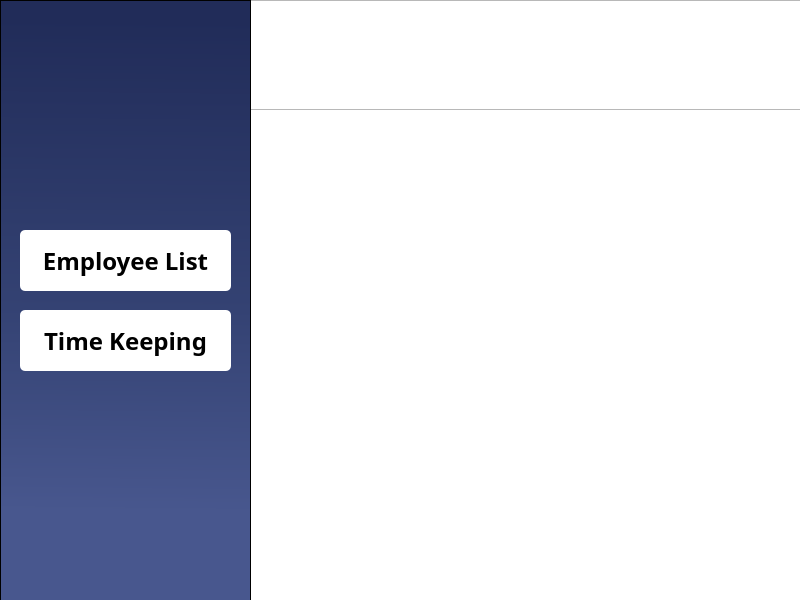
<?xml version="1.0" encoding="UTF-8"?>
<ui version="4.0">
 <class>MainWindow</class>
 <widget class="QMainWindow" name="MainWindow">
  <property name="geometry">
   <rect>
    <x>0</x>
    <y>0</y>
    <width>800</width>
    <height>600</height>
   </rect>
  </property>
  <property name="windowTitle">
   <string>MainWindow</string>
  </property>
  <property name="styleSheet">
   <string notr="true">#centralwidget {
background-color: white;
}</string>
  </property>
  <widget class="QWidget" name="centralwidget">
   <widget class="QFrame" name="header">
    <property name="geometry">
     <rect>
      <x>250</x>
      <y>0</y>
      <width>551</width>
      <height>110</height>
     </rect>
    </property>
    <property name="styleSheet">
     <string notr="true">#header{
background-color: &quot;#DCE5FE&quot;;
}</string>
    </property>
    <property name="frameShape">
     <enum>QFrame::StyledPanel</enum>
    </property>
    <property name="frameShadow">
     <enum>QFrame::Raised</enum>
    </property>
   </widget>
   <widget class="QFrame" name="sideBar">
    <property name="geometry">
     <rect>
      <x>0</x>
      <y>0</y>
      <width>251</width>
      <height>601</height>
     </rect>
    </property>
    <property name="styleSheet">
     <string notr="true">#sideBar{
	background-color: qlineargradient(spread:pad, x1:0.508, y1:0.0340909, x2:0.503051, y2:1, stop:0 rgba(33, 44, 89, 255), stop:0.497175 rgba(52, 66, 115, 255), stop:0.847458 rgba(72, 87, 142, 255))
}

#btnEmployeeList, #btnTimeKeeping {
	background-color: white;
	border: 1px solid &quot;#344273&quot;;
	border-radius: 5px;
}</string>
    </property>
    <property name="frameShape">
     <enum>QFrame::StyledPanel</enum>
    </property>
    <property name="frameShadow">
     <enum>QFrame::Raised</enum>
    </property>
    <widget class="QPushButton" name="btnEmployeeList">
     <property name="geometry">
      <rect>
       <x>20</x>
       <y>230</y>
       <width>211</width>
       <height>61</height>
      </rect>
     </property>
     <property name="font">
      <font>
       <family>Poppins</family>
       <pointsize>18</pointsize>
       <weight>75</weight>
       <bold>true</bold>
      </font>
     </property>
     <property name="cursor">
      <cursorShape>PointingHandCursor</cursorShape>
     </property>
     <property name="layoutDirection">
      <enum>Qt::RightToLeft</enum>
     </property>
     <property name="styleSheet">
      <string notr="true"/>
     </property>
     <property name="text">
      <string>Employee List</string>
     </property>
     <property name="iconSize">
      <size>
       <width>20</width>
       <height>20</height>
      </size>
     </property>
    </widget>
    <widget class="QPushButton" name="btnTimeKeeping">
     <property name="geometry">
      <rect>
       <x>20</x>
       <y>310</y>
       <width>211</width>
       <height>61</height>
      </rect>
     </property>
     <property name="font">
      <font>
       <family>Poppins</family>
       <pointsize>18</pointsize>
       <weight>75</weight>
       <bold>true</bold>
      </font>
     </property>
     <property name="cursor">
      <cursorShape>PointingHandCursor</cursorShape>
     </property>
     <property name="layoutDirection">
      <enum>Qt::RightToLeft</enum>
     </property>
     <property name="styleSheet">
      <string notr="true"/>
     </property>
     <property name="text">
      <string>Time Keeping</string>
     </property>
     <property name="iconSize">
      <size>
       <width>20</width>
       <height>20</height>
      </size>
     </property>
    </widget>
   </widget>
  </widget>
 </widget>
 <resources/>
 <connections/>
</ui>
